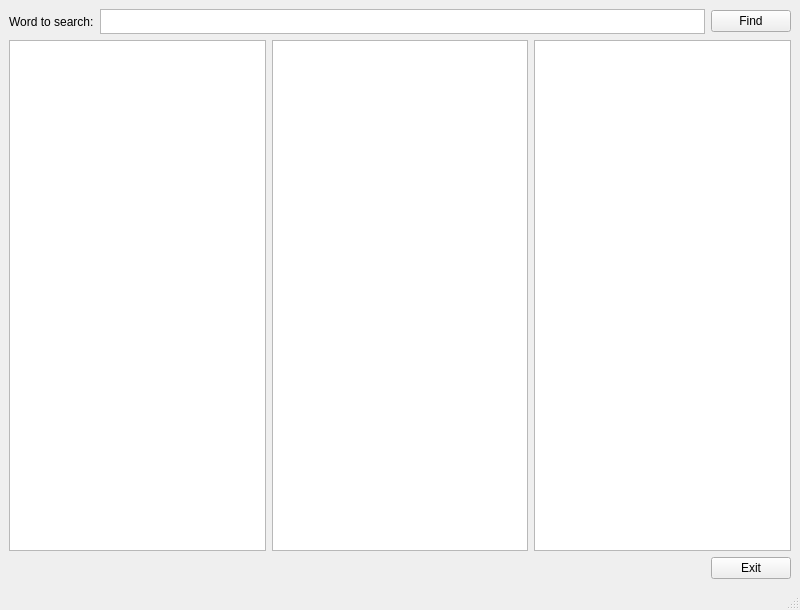
<?xml version="1.0" encoding="UTF-8"?>
<ui version="4.0">
 <class>MainWindow</class>
 <widget class="QMainWindow" name="MainWindow">
  <property name="geometry">
   <rect>
    <x>0</x>
    <y>0</y>
    <width>800</width>
    <height>610</height>
   </rect>
  </property>
  <property name="windowTitle">
   <string>qt_12</string>
  </property>
  <widget class="QWidget" name="centralwidget">
   <layout class="QVBoxLayout" name="verticalLayout_2">
    <item>
     <layout class="QHBoxLayout" name="horizontalLayout_3">
      <item>
       <widget class="QLabel" name="label">
        <property name="text">
         <string>Word to search:</string>
        </property>
       </widget>
      </item>
      <item>
       <widget class="QPlainTextEdit" name="plainTextEdit">
        <property name="sizePolicy">
         <sizepolicy hsizetype="Expanding" vsizetype="Fixed">
          <horstretch>0</horstretch>
          <verstretch>0</verstretch>
         </sizepolicy>
        </property>
        <property name="minimumSize">
         <size>
          <width>0</width>
          <height>25</height>
         </size>
        </property>
        <property name="maximumSize">
         <size>
          <width>16777215</width>
          <height>25</height>
         </size>
        </property>
        <property name="verticalScrollBarPolicy">
         <enum>Qt::ScrollBarAlwaysOff</enum>
        </property>
       </widget>
      </item>
      <item>
       <widget class="QPushButton" name="pushButton_2">
        <property name="text">
         <string>Find</string>
        </property>
       </widget>
      </item>
     </layout>
    </item>
    <item>
     <layout class="QHBoxLayout" name="horizontalLayout_4">
      <item>
       <widget class="QGraphicsView" name="graphicsView1"/>
      </item>
      <item>
       <widget class="QGraphicsView" name="graphicsView2"/>
      </item>
      <item>
       <widget class="QGraphicsView" name="graphicsView3"/>
      </item>
     </layout>
    </item>
    <item>
     <layout class="QHBoxLayout" name="horizontalLayout_5">
      <item>
       <spacer name="horizontalSpacer">
        <property name="orientation">
         <enum>Qt::Horizontal</enum>
        </property>
        <property name="sizeHint" stdset="0">
         <size>
          <width>40</width>
          <height>20</height>
         </size>
        </property>
       </spacer>
      </item>
      <item>
       <widget class="QPushButton" name="pushButton">
        <property name="text">
         <string>Exit</string>
        </property>
       </widget>
      </item>
     </layout>
    </item>
   </layout>
  </widget>
  <widget class="QStatusBar" name="statusbar"/>
 </widget>
 <resources/>
 <connections/>
</ui>
